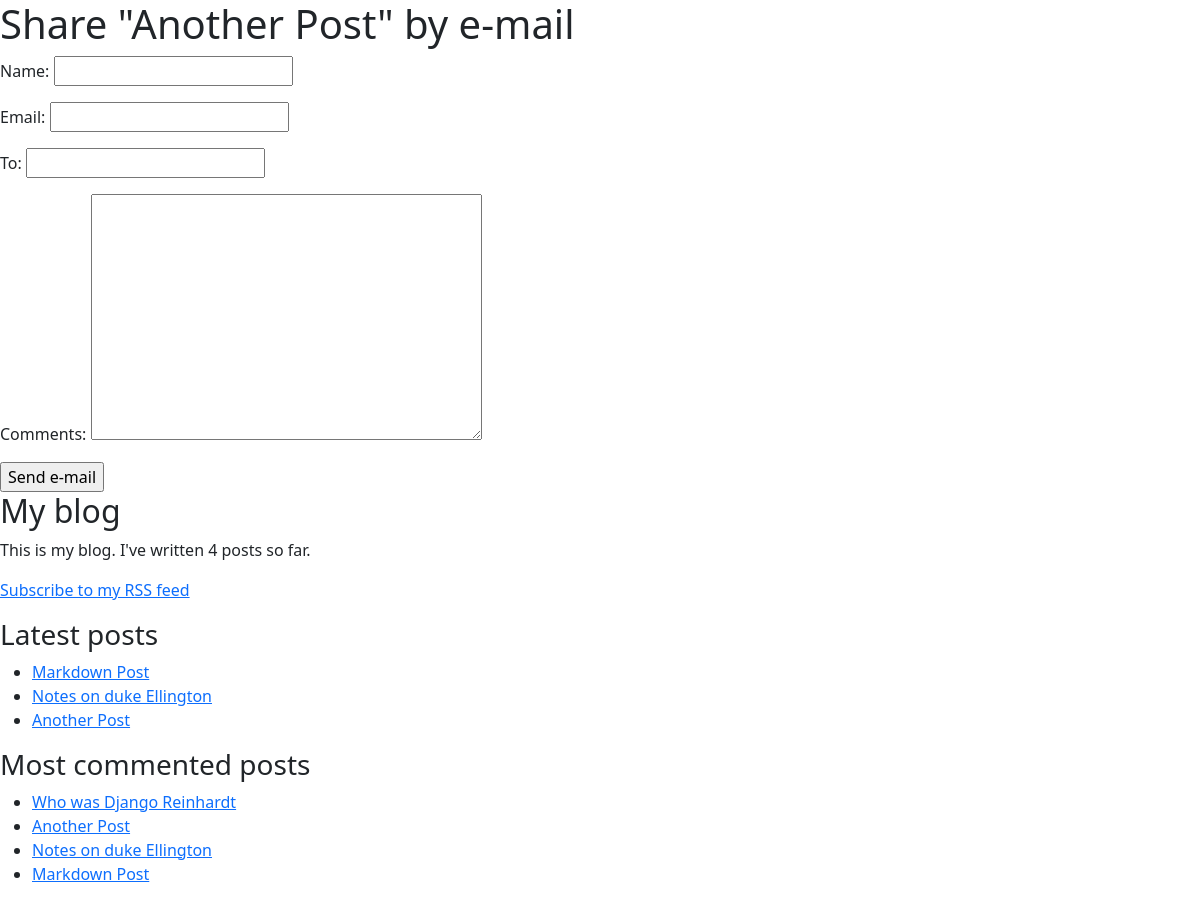
The app's page /2/share/ with its own data.
### blog/models.py (models this page shows, shortened)
class Post(models.Model):
    STATUS_CHOICES = (
         ('draft', 'Draft'),
         ('published', 'Published'),
    )
    title = models.CharField(max_length=250)
    slug = models.SlugField(max_length=250,
                            unique_for_date='publish')
    author = models.ForeignKey(User,
                            on_delete=models.CASCADE,
                            related_name='blog_posts')
    body = models.TextField()
    publish = models.DateTimeField(default=timezone.now)
    created = models.DateTimeField(auto_now_add=True)
    updated = models.DateTimeField(auto_now=True)
    status = models.CharField(max_length=10,
                              choices=STATUS_CHOICES,
                              default='draft')
    objects = models.Manager() # The default manager.
    published = PublishedManager() # Our custom manager
    tags = TaggableManager()
    class Meta:
        ordering = ('-publish',)
    def get_absolute_url(self):
        return reverse('blog:post_detail',
                        args=[self.publish.year,
                              self.publish.month,
                              self.publish.day, self.slug])

### blog/views.py (the view)
# urls.py: path('<int:post_id>/share/', views.post_share, name='post_share'),
def post_share(request, post_id):
    post = get_object_or_404(Post, id=post_id, status='published')
    sent = False
    if request.method == 'POST':
       form = EmailPostForm(request.POST)
       if form.is_valid():
            cd = form.cleaned_data
            post_url = request.build_absolute_uri(
               post.get_absolute_url())
            subject = f"{cd['name']} recommends you read " \
                      f"{post.title}"
            message = f"Read {post.title} at {post_url}\n\n" \
                      f"{cd['name']}\'s comments: {cd['comments']}"
            send_mail(subject, message, 'admin@myblog.com',
                      [cd['to']])
            sent = True
    else:
        form = EmailPostForm()
    return render(request, 'blog/post/share.html', {'post': post,
                                                    'form': form,
                                                    'sent': sent})

### blog/forms.py
class EmailPostForm(forms.Form):
    name = forms.CharField(max_length=25)
    email = forms.EmailField()
    to = forms.EmailField()
    comments = forms.CharField(required=False,
                               widget=forms.Textarea)

### blog/models.py (called while the page is built)
    def get_queryset(self):
        return super(PublishedManager,
                     self).get_queryset()\
                           .filter(status='published')

### blog/templatetags/blog_tags.py (called while the page is built)
@register.simple_tag
def total_posts():
    return Post.published.count()

@register.inclusion_tag('blog/post/latest_posts.html')
def show_latest_posts(count=5):
    latest_posts = Post.published.order_by('-publish')[:count]
    return {'latest_posts': latest_posts}

@register.simple_tag
def get_most_commented_posts(count=5):
    return Post.published.annotate(
               total_comments=Count('comments')
            ).order_by('-total_comments')[:count]

### blog/templates/blog/post/share.html (shortened to what this page needs)
{% extends "blog/base.html" %}
{% block content %}
   {% if sent %}
      <h1>E-mail successfully sent</h1>
      <p>
        "{{ post.title }}" was successfully sent to {{ form.cleaned_
data.to }}.
      </p>
  {% else %}
     <h1>Share "{{ post.title }}" by e-mail</h1>
     <form method="post">
        {{ form.as_p }}
        <input type="submit" value="Send e-mail">
     </form>
  {% endif %}
{% endblock %}

### blog/templates/blog/base.html (shortened to what this page needs)
{% load blog_tags %}
{% load static %}
<!DOCTYPE html>
<html>
<head>
   <link href="{% static 'css/blog.css' %}" rel="stylesheet">
</head>
<body>
   <div id="content">
     {% block content %}
     {% endblock %}
   </div>
   <div id="sidebar">
     <h2>My blog</h2>
     <p>This is my blog. I've written {% total_posts %} posts so far.</p>
     <p>
       <a href="{% url "blog:post_feed" %}">Subscribe to my RSS feed</a>
     </p>
     <h3>Latest posts</h3>
     {% show_latest_posts 3 %}
     <h3>Most commented posts</h3>
     {% get_most_commented_posts as most_commented_posts %}
     <ul>
        {% for post in most_commented_posts %}
          <li>
            <a href="{{ post.get_absolute_url }}">{{ post.title }}</a>
          </li>
        {% endfor %}
     </ul>
   </div>
</body>
</html>

### blog/templates/blog/post/latest_posts.html
<ul>
    {% for post in latest_posts %}
      <li>
         <a href="{{ post.get_absolute_url }}">{{ post.title }}</a>
      </li>
    {% endfor %}
</ul>

### records on screen
Post: title "Markdown Post"
Post: title "Notes on duke Ellington"
Post: title "Another Post"
Post: title "Who was Django Reinhardt"
